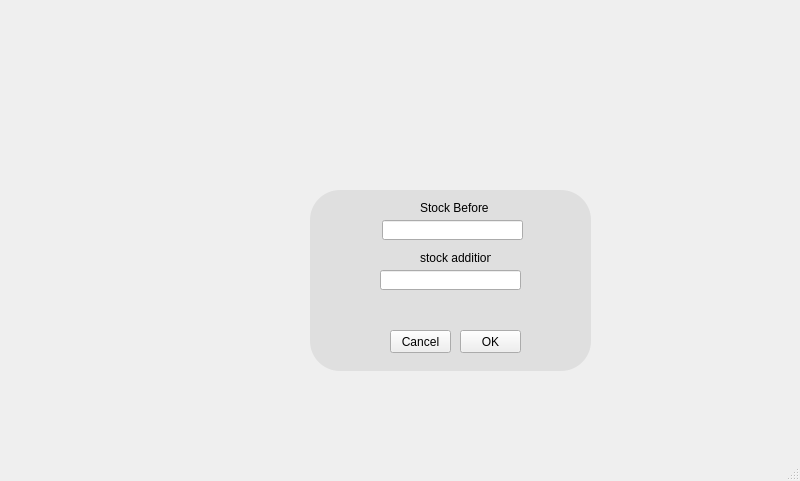
<?xml version="1.0" encoding="UTF-8"?>
<ui version="4.0">
 <class>MainWindow</class>
 <widget class="QMainWindow" name="MainWindow">
  <property name="geometry">
   <rect>
    <x>0</x>
    <y>0</y>
    <width>800</width>
    <height>481</height>
   </rect>
  </property>
  <property name="windowTitle">
   <string>MainWindow</string>
  </property>
  <widget class="QWidget" name="centralwidget">
   <widget class="QFrame" name="frame">
    <property name="geometry">
     <rect>
      <x>310</x>
      <y>190</y>
      <width>281</width>
      <height>181</height>
     </rect>
    </property>
    <property name="styleSheet">
     <string notr="true">QFrame#frame{
	
	background-color: rgb(223, 223, 223);
	border-radius:30px;
	
}</string>
    </property>
    <property name="frameShape">
     <enum>QFrame::StyledPanel</enum>
    </property>
    <property name="frameShadow">
     <enum>QFrame::Raised</enum>
    </property>
    <widget class="QLineEdit" name="stockBfLine">
     <property name="geometry">
      <rect>
       <x>72</x>
       <y>30</y>
       <width>141</width>
       <height>20</height>
      </rect>
     </property>
    </widget>
    <widget class="QLabel" name="label">
     <property name="geometry">
      <rect>
       <x>110</x>
       <y>10</y>
       <width>71</width>
       <height>16</height>
      </rect>
     </property>
     <property name="text">
      <string>Stock Before</string>
     </property>
    </widget>
    <widget class="QLabel" name="label_2">
     <property name="geometry">
      <rect>
       <x>110</x>
       <y>60</y>
       <width>71</width>
       <height>16</height>
      </rect>
     </property>
     <property name="text">
      <string>stock addition</string>
     </property>
    </widget>
    <widget class="QLineEdit" name="stockAddLine">
     <property name="geometry">
      <rect>
       <x>70</x>
       <y>80</y>
       <width>141</width>
       <height>20</height>
      </rect>
     </property>
    </widget>
    <widget class="QPushButton" name="okBtn">
     <property name="geometry">
      <rect>
       <x>150</x>
       <y>140</y>
       <width>61</width>
       <height>23</height>
      </rect>
     </property>
     <property name="text">
      <string>OK</string>
     </property>
    </widget>
    <widget class="QPushButton" name="cancelBtn">
     <property name="geometry">
      <rect>
       <x>80</x>
       <y>140</y>
       <width>61</width>
       <height>23</height>
      </rect>
     </property>
     <property name="text">
      <string>Cancel</string>
     </property>
    </widget>
   </widget>
  </widget>
  <widget class="QMenuBar" name="menubar">
   <property name="geometry">
    <rect>
     <x>0</x>
     <y>0</y>
     <width>800</width>
     <height>22</height>
    </rect>
   </property>
  </widget>
  <widget class="QStatusBar" name="statusbar"/>
 </widget>
 <resources/>
 <connections/>
</ui>
